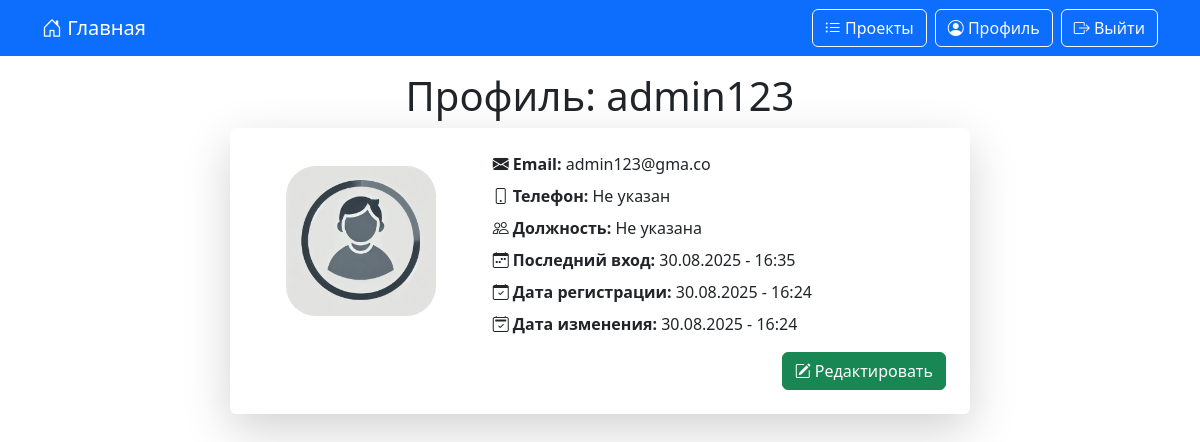
The page /profile/ (signed in) on the database its author committed.
### data_generator/models.py (models this page shows, shortened)
class DateStamp(models.Model):
    created = models.DateTimeField(verbose_name='Дата создания', auto_now_add=True)
    updated = models.DateTimeField(verbose_name='Дата изменения', auto_now=True)
    class Meta:
        abstract = True

class CustomUser(AbstractUser, DateStamp):
    phone_number = models.CharField(verbose_name="Телефон", max_length=15, blank=True, null=True)
    position = models.CharField(verbose_name="Должность", max_length=100, blank=True, null=True)
    photo = models.ImageField(verbose_name="Изображение", upload_to='user_photo/', default='user_photo/default.png', blank=True, null=True)
    class Meta:
        verbose_name = "Пользователь"
        verbose_name_plural = "Пользователи"

### data_generator/views.py (the view)
# urls.py: path('profile/', profile, name='profile'),
@login_required
def profile(request):
    search_query = request.GET.get("search", "").strip()
    user_databases = DataBaseUser.objects.filter(user=request.user)
    if search_query:
        user_databases = user_databases.filter(db_project__icontains=search_query)
    return render(request,
                  template_name='profile.html',
                  context={
                      'user': request.user,
                      'user_databases': user_databases,
                      'search_query': search_query}
                  )

### templates/profile.html (shortened to what this page needs)
{% extends 'base.html' %}
{% load static %}
{% block content %}
    <h1 class="text-center mb-2">Профиль: {{ user.username }}</h1>
    <div class="card shadow-lg border-0 mx-auto p-4 panel-input">
        <div class="row g-4 align-items-center">
            <div class="col-md-4 text-center">
                <div class="profile-photo-container">
                    {% if user.photo %}
                        <img src="{{ user.photo.url }}" class="profile-photo" alt="Фото профиля">
                    {% else %}
                        <img src="{% static 'media/user_photo/default.png' %}" class="profile-photo" alt="Фото профиля">
                    {% endif %}
                </div>
            </div>
            <div class="col-md-8">
                <div class="d-flex flex-column gap-2">
                    <div><i class="bi bi-envelope-fill"></i><strong> Email:</strong> {{ user.email|default:"Не указан" }}</div>
                    <div><i class="bi bi-phone"></i><strong> Телефон:</strong> {{ user.phone_number|default:"Не указан" }}</div>
                    <div><i class="bi bi-people"></i><strong> Должность:</strong> {{ user.position|default:"Не указана" }}</div>
                    <div><i class="bi bi-calendar-week"></i><strong> Последний вход:</strong> {{ user.last_login|date:"d.m.Y - H:i" }}</div>
                    <div><i class="bi bi-calendar-check"></i><strong> Дата регистрации:</strong> {{ user.date_joined|date:"d.m.Y - H:i" }}</div>
                    <div><i class="bi bi-calendar2-check"></i><strong> Дата изменения:</strong> {{ user.updated|date:"d.m.Y - H:i" }}</div>
                </div>
            </div>
        </div>
        <div class="mt-3 d-flex justify-content-end gap-2">
            <a href="{% url 'profile_edit' %}" class="btn btn-success"><i class="bi bi-pencil-square"></i> Редактировать</a>
        </div>
    </div>
{% endblock %}

### static/css/style.css (style rules this page uses)
.panel-input { max-width: 740px }
.profile-photo-container { overflow: hidden; display: inline-block; }
.profile-photo { width: 150px; height: 150px; border-radius: 20%; object-fit: cover; transition: transform 0.3s ease; }

### rows shown on the page
CustomUser: username "admin123", photo (placeholder picture), email "admin123@gma.co", phone_number "Не указан", position "Не указана", last_login "30.08.2025 - 16:35", date_joined "30.08.2025 - 16:24", updated "30.08.2025 - 16:24"
